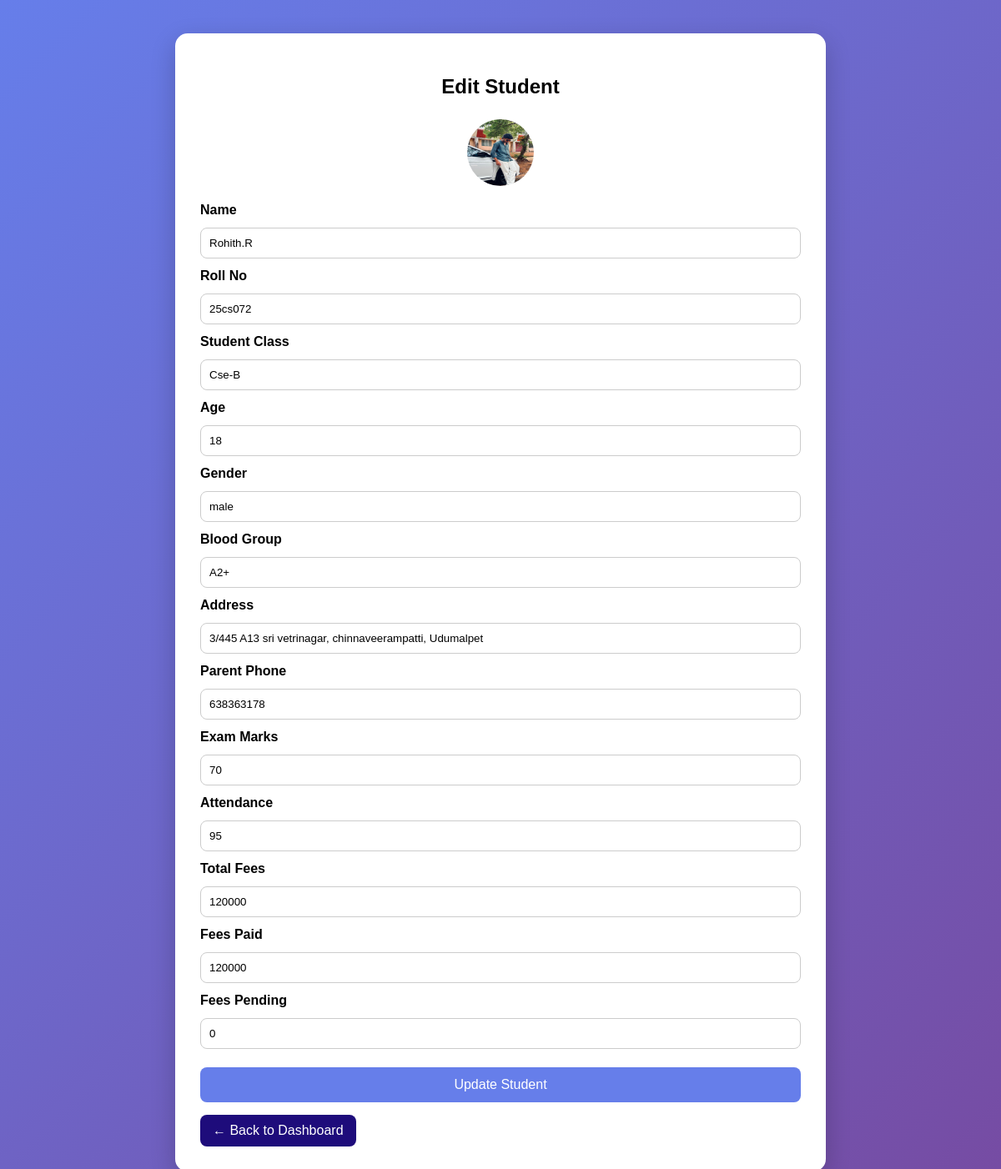
Page /update_student/9/ on the committed database.
### students/models.py (models this page shows, shortened)
class Student(models.Model):
    name = models.CharField(max_length=100)
    roll_no = models.CharField(max_length=20, unique=True)
    student_class = models.CharField(max_length=20)
    age = models.IntegerField(default=0)
    gender = models.CharField(max_length=10)
    blood_group = models.CharField(max_length=5)
    address = models.TextField()
    parents_phone = models.CharField(max_length=15)
    exam_marks = models.IntegerField(default=0)
    attendance = models.IntegerField(default=0)
    total_fees = models.IntegerField(default=0)
    fees_paid = models.IntegerField(default=0)
    fees_pending = models.IntegerField(default=0)
    FEES_STATUS = (
    ('Paid', 'Paid'),
    ('Pending', 'Pending'),
)
    fees_status = models.CharField(max_length=20, choices=FEES_STATUS, default='Pending')
    photo = models.ImageField(upload_to='students/', blank=True, null=True)

### students/views.py (the view)
# urls.py: path('update_student/<int:id>/', views.update_student, name='update_student'),
def update_student(request, id):
    student = get_object_or_404(Student, id=id)
    if request.method == "POST":
        student.name = request.POST.get('name')
        student.roll_no = request.POST.get('roll_no')
        student.student_class = request.POST.get('student_class')
        student.gender = request.POST.get('gender')
        student.blood_group = request.POST.get('blood_group')
        student.address = request.POST.get('address')
        student.parents_phone = request.POST.get('parents_phone')
        def safe_int(value):
            try:
                return int(value)
            except:
                return 0
        student.age = safe_int(request.POST.get('age'))
        student.exam_marks = safe_int(request.POST.get('exam_marks'))
        student.attendance = safe_int(request.POST.get('attendance'))
        student.total_fees = safe_int(request.POST.get('total_fees'))
        student.fees_paid = safe_int(request.POST.get('fees_paid'))
        student.fees_pending = student.total_fees - student.fees_paid
        student.save()
        return redirect('staff_dashboard')
    else:
        form = StudentForm(instance=student)
    return render(request, 'students/edit_student.html', {
        'form': form,
        'student': student
    })

### students/forms.py
class StudentForm(forms.ModelForm):
    class Meta:
        model = Student
        fields = [
            'name', 'roll_no', 'student_class', 'age',
            'gender', 'blood_group', 'address', 'parents_phone',
            'exam_marks', 'attendance', 'total_fees', 'fees_paid', 'fees_pending'
        ]
        labels = {
            'roll_no': 'Roll Number',
            'student_class': 'Class',
            'parents_phone': "Parent's Phone",
        }
        widgets = {
            'address': forms.Textarea(attrs={'rows': 3}),
            'gender': forms.Select(choices=[('Male', 'Male'), ('Female', 'Female'), ('Other', 'Other')]),
            'blood_group': forms.Select(choices=[('A+', 'A+'), ('A-', 'A-'), ('B+', 'B+'),
                                                 ('B-', 'B-'), ('O+', 'O+'), ('O-', 'O-'),
                                                 ('AB+', 'AB+'), ('AB-', 'AB-')]),
        }

### students/templates/students/edit_student.html (shortened to what this page needs)
<!DOCTYPE html>
<html>
<head>
</head>
<body>
<div class="container">
<h2>Edit Student</h2>
{% if student.photo %}
<img src="{{ student.photo.url }}" class="profile">
{% endif %}
<form method="POST">
<label>Name</label>
<input type="text" name="name" value="{{ student.name }}">
<label>Roll No</label>
<input type="text" name="roll_no" value="{{ student.roll_no }}">
<label>Student Class</label>
<input type="text" name="student_class" value="{{ student.student_class }}">
<label>Age</label>
<input type="number" name="age" value="{{ student.age }}">
<label>Gender</label>
<input type="text" name="gender" value="{{ student.gender }}">
<label>Blood Group</label>
<input type="text" name="blood_group" value="{{ student.blood_group }}">
<label>Address</label>
<input type="text" name="address" value="{{ student.address }}">
<label>Parent Phone</label>
<input type="text" name="parents_phone" value="{{ student.parents_phone }}">
<label>Exam Marks</label>
<input type="number" name="exam_marks" value="{{ student.exam_marks }}">
<label>Attendance</label>
<input type="number" name="attendance" value="{{ student.attendance }}">
<label>Total Fees</label>
<input type="number" name="total_fees" value="{{ student.total_fees }}">
<label>Fees Paid</label>
<input type="number" name="fees_paid" value="{{ student.fees_paid }}">
<label>Fees Pending</label>
<input type="number" name="fees_pending" value="{{ student.fees_pending }}" readonly>
<button type="submit">Update Student</button>
</form>
<a href="{% url 'staff_dashboard' %}" class="back">← Back to Dashboard</a>
</div>
</body>
</html>

### students/templates/students/edit_student.html (style rules this page uses)
body { margin:0; font-family:Arial; background:linear-gradient(135deg,#667eea,#764ba2); }
.container { width:60%; margin:40px auto; background:white; padding:30px; border-radius:15px; box-shadow:0 10px 30px rgba(0,0,0,0.2); }
h2 { text-align:center; margin-bottom:25px; }
form { display:flex; flex-direction:column; gap:12px; }
label { font-weight:bold; }
input { padding:10px; border-radius:8px; border:1px solid #ccc; }
button { margin-top:10px; padding:12px; background:#667eea; color:white; border:none; border-radius:8px; cursor:pointer; font-size:16px; }
.back { display:inline-block; margin-top:15px; text-decoration:none; color:white; background:#1e0c7b; padding:10px 15px; border-radius:8px; }
.profile { width:80px; height:80px; border-radius:50%; display:block; margin:0 auto 20px auto; }

### rows in the picture
Student: photo (picture), name "Rohith.R", roll_no "25cs072", student_class "Cse-B", age "18", gender "male", blood_group "A2+", address "3/445 A13 sri vetrinagar, chinnaveerampatti, Udumalpet", parents_phone "638363178", exam_marks "70", attendance "95", total_fees "120000", fees_paid "120000", fees_pending "0"
